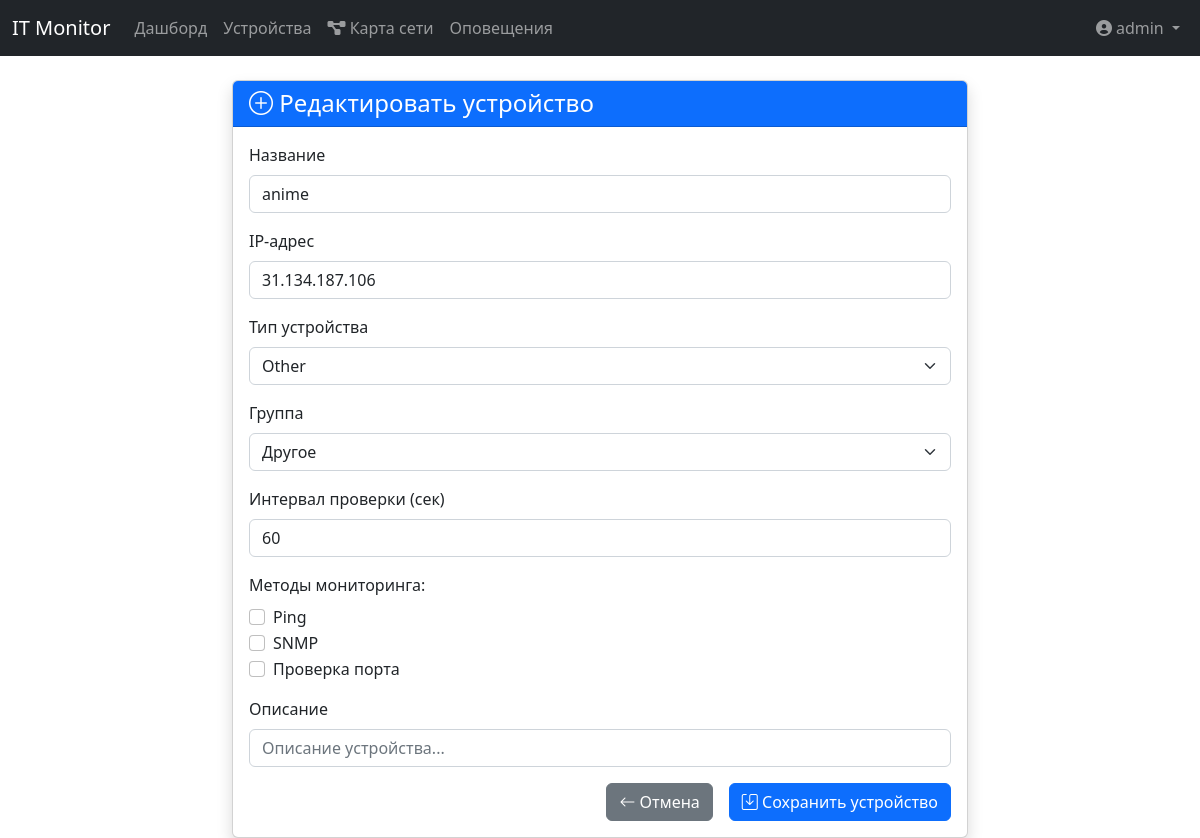
/devices/1/edit (signed in), run on an earlier commit of the app's database.
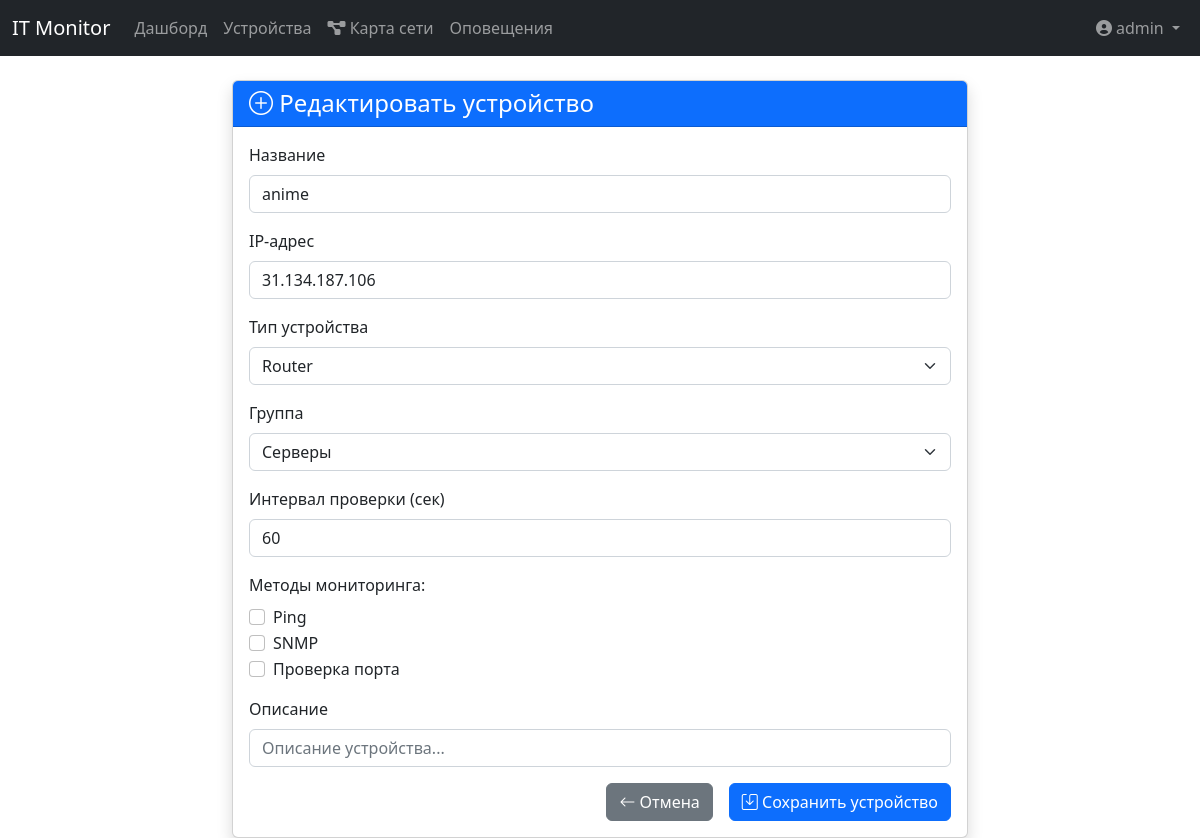
And on a later commit of the database.
### app.py (models this page shows)
class Device(db.Model):
    __tablename__ = 'devices'
    id = db.Column(db.Integer, primary_key=True)
    name = db.Column(db.String(100), nullable=False)
    ip_address = db.Column(db.String(15), nullable=False)
    device_type = db.Column(db.Enum(DeviceType, values_callable=lambda x: [e.value for e in DeviceType]),
                            nullable=False,
                            default=DeviceType.OTHER)
    group = db.Column(db.String(50), nullable=False)
    check_interval = db.Column(db.Integer, default=60)  # Интервал проверки в секундах
    monitoring_methods = db.Column(db.String(200), default='ping')  # Методы мониторинга, хранятся как строка, разделенная запятыми.
    description = db.Column(db.String(200))
    created_at = db.Column(db.DateTime, default=datetime.utcnow)
    updated_at = db.Column(db.DateTime, default=datetime.utcnow, onupdate=datetime.utcnow)
    last_check = db.Column(db.DateTime)
    monitoring_results = db.relationship(
        'MonitoringResult',
        back_populates='device',
        lazy='dynamic',
        cascade='all, delete-orphan'
    )
    @property
    def last_check(self):
        last_result = self.monitoring_results.order_by(MonitoringResult.timestamp.desc()).first()
        return last_result.timestamp if last_result else None

### app.py (the view)
@app.route('/devices/<int:id>/edit', methods=['GET', 'POST'])
@login_required
def edit_device(id):
    device = Device.query.get_or_404(id)
    form = DeviceForm(obj=device)
    if form.validate_on_submit():
        form.populate_obj(device)
        db.session.commit()
        flash('Устройство успешно обновлено', 'success')
        return redirect(url_for('device_list'))
    return render_template('devices/add.html', form=form, title='Редактировать устройство')

### app.py (shortened to what this page needs)
class DeviceForm(FlaskForm):
    name = StringField('Название', validators=[DataRequired()])
    ip_address = StringField('IP-адрес', validators=[DataRequired(), IPAddress()])
    device_type = SelectField('Тип устройства',
                              choices=DeviceType.choices(),
                              validators=[DataRequired()],
                              coerce=DeviceType.coerce)  # Добавьте coerce
    group = SelectField('Группа', choices=[
        ('servers', 'Серверы'),
        ('routers', 'Роутеры'),
        ('cameras', 'Камеры'),
        ('other', 'Другое')
    ], validators=[DataRequired()])
    check_interval = StringField('Интервал проверки (сек)', validators=[DataRequired()])
    ping = BooleanField('Ping')
    snmp = BooleanField('SNMP')
    port = BooleanField('Проверка порта')
    description = StringField('Описание')
    submit = SubmitField('Сохранить')

### app.py (called while the page is built)
@login_manager.user_loader
def load_user(user_id):
    return User.query.get(int(user_id))

### templates/devices/add.html (shortened to what this page needs)
{% extends "base.html" %}
{% block content %}
<div class="container mt-4">
    <div class="row">
        <div class="col-md-8 offset-md-2">
            <div class="card shadow">
                <div class="card-header bg-primary text-white">
                    <h4 class="mb-0">
                        <i class="bi bi-plus-circle"></i> {{ title }}
                    </h4>
                </div>
                <div class="card-body">
                    <form method="POST">
                        <div class="mb-3">
                            {{ form.name.label(class="form-label") }}
                            {{ form.name(class="form-control" + (' is-invalid' if form.name.errors else '')) }}
                        </div>
                        <div class="mb-3">
                            {{ form.ip_address.label(class="form-label") }}
                            {{ form.ip_address(class="form-control" + (' is-invalid' if form.ip_address.errors else '')) }}
                        </div>
                        <div class="mb-3">
                            {{ form.device_type.label(class="form-label") }}
                            {{ form.device_type(class="form-select" + (' is-invalid' if form.device_type.errors else '')) }}
                        </div>
                        <div class="mb-3">
                            {{ form.group.label(class="form-label") }}
                            {{ form.group(class="form-select" + (' is-invalid' if form.group.errors else '')) }}
                        </div>
                        <div class="mb-3">
                            {{ form.check_interval.label(class="form-label") }}
                            {{ form.check_interval(class="form-control" + (' is-invalid' if form.check_interval.errors else '')) }}
                        </div>
                        <div class="mb-3">
                            <label class="form-label">Методы мониторинга:</label>
                            <div class="form-check">
                                {{ form.ping(class="form-check-input") }}
                                {{ form.ping.label(class="form-check-label") }}
                            </div>
                            <div class="form-check">
                                {{ form.snmp(class="form-check-input") }}
                                {{ form.snmp.label(class="form-check-label") }}
                            </div>
                            <div class="form-check">
                                {{ form.port(class="form-check-input") }}
                                {{ form.port.label(class="form-check-label") }}
                            </div>
                        </div>
                        <div class="mb-3">
                            {{ form.description.label(class="form-label") }}
                            {{ form.description(class="form-control", rows=3, placeholder="Описание устройства...") }}
                        </div>
                        <div class="d-grid gap-2 d-md-flex justify-content-md-end">
                            <a href="{{ url_for('device_list') }}" class="btn btn-secondary me-md-2">
                                <i class="bi bi-arrow-left"></i> Отмена
                            </a>
                            <button type="submit" class="btn btn-primary">
                                <i class="bi bi-save"></i> Сохранить устройство
                            </button>
                        </div>
                    </form>
                </div>
            </div>
        </div>
    </div>
</div>
{% endblock %}

What changed in the data, as far as the page shows it:
changed Device "Ping": device_type "Other" → "Router"; group "Другое" → "Серверы"
